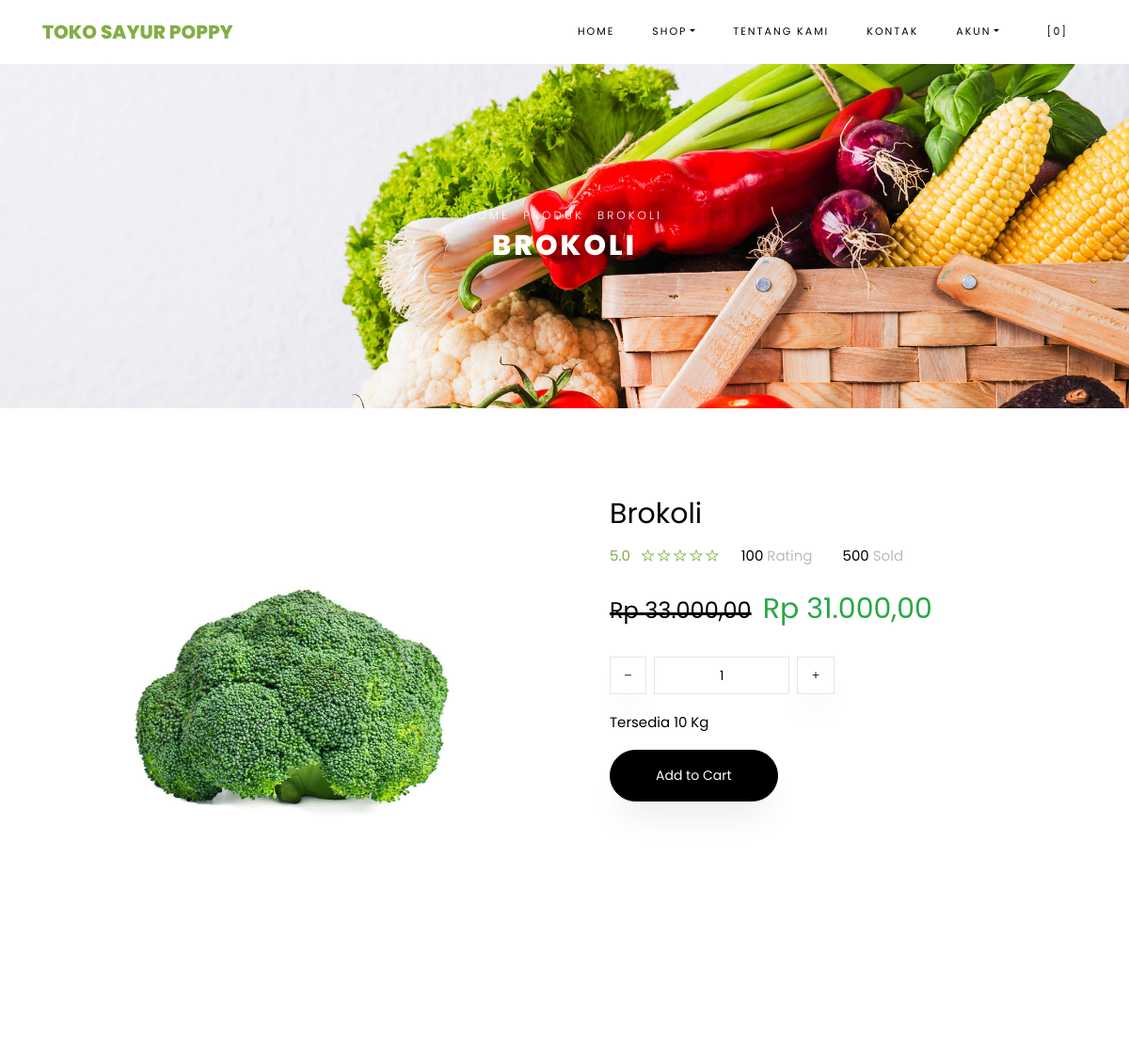
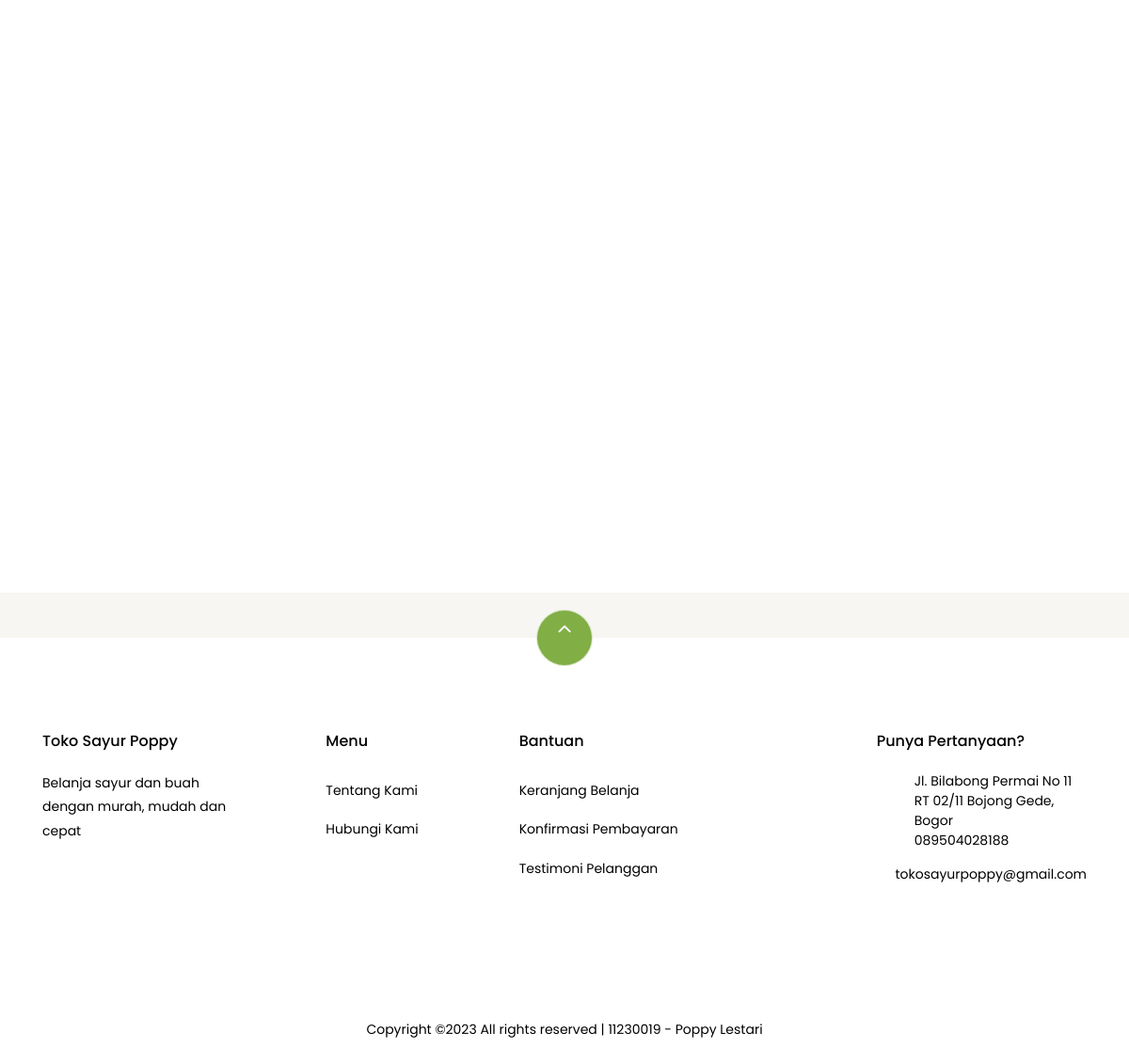
Page /index.php/shop/product/2/BS350420/ on the committed database (2 pictures, top to bottom).
### tables this page shows
CREATE TABLE IF NOT EXISTS `settings` (
  `id` int(10) NOT NULL AUTO_INCREMENT,
  `key` varchar(32) NOT NULL,
  `content` text NOT NULL,
  PRIMARY KEY (`id`) USING BTREE
);

CREATE TABLE IF NOT EXISTS `products` (
  `id` bigint(20) NOT NULL AUTO_INCREMENT,
  `category_id` int(10) DEFAULT NULL,
  `sku` varchar(32) DEFAULT NULL,
  `name` varchar(191) NOT NULL,
  `description` varchar(191) DEFAULT NULL,
  `picture_name` varchar(191) DEFAULT NULL,
  `price` decimal(8,2) NOT NULL,
  `current_discount` decimal(8,2) DEFAULT 0.00,
  `stock` int(10) NOT NULL,
  `product_unit` varchar(32) DEFAULT NULL,
  `is_available` tinyint(1) DEFAULT 1,
  `add_date` datetime DEFAULT NULL,
  PRIMARY KEY (`id`),
  KEY `FK_products_product_category` (`category_id`)
);

### application/views/themes/vegefoods/shop/view_single_product.php (the view, shortened to what the rows shown need)
<div class="hero-wrap hero-bread" style="background-image: url('<?php echo get_theme_uri('images/bg_1.jpg'); ?>');">
    <div class="container">
      <div class="row no-gutters slider-text align-items-center justify-content-center">
        <div class="col-md-9 ftco-animate text-center">
            <p class="breadcrumbs"><span class="mr-2"><?php echo anchor(base_url(), 'Home'); ?></span>
            <span class="mr-2"><?php echo anchor('browse', 'Produk'); ?></span>
            <span><?php echo $product->name; ?></span></p>
          <h1 class="mb-0 bread"><?php echo $product->name; ?></h1>
        </div>
      </div>
    </div>
  </div>
  <section class="ftco-section">
      <div class="container">
          <div class="row">
              <div class="col-lg-6 mb-5 ftco-animate">
                  <a href="<?php echo base_url('assets/uploads/products/'. $product->picture_name); ?>" class="image-popup"><img src="<?php echo base_url('assets/uploads/products/'. $product->picture_name); ?>" class="img-fluid" alt="<?php echo $product->name; ?>"></a>
              </div>
              <div class="col-lg-6 product-details pl-md-5 ftco-animate">
                  <h3><?php echo $product->name; ?></h3>
                  <div class="rating d-flex">
                          <p class="text-left mr-4">
                              <a href="#" class="mr-2">5.0</a>
                              <a href="#"><span class="ion-ios-star-outline"></span></a>
                              <a href="#"><span class="ion-ios-star-outline"></span></a>
                              <a href="#"><span class="ion-ios-star-outline"></span></a>
                              <a href="#"><span class="ion-ios-star-outline"></span></a>
                              <a href="#"><span class="ion-ios-star-outline"></span></a>
                          </p>
                          <p class="text-left mr-4">
                              <a href="#" class="mr-2" style="color: #000;">100 <span style="color: #bbb;">Rating</span></a>
                          </p>
                          <p class="text-left">
                              <a href="#" class="mr-2" style="color: #000;">500 <span style="color: #bbb;">Sold</span></a>
                          </p>
                      </div>
                  <p class="price">
                      <?php if ($product->current_discount > 0) : ?>
                        <span class="mr-2 price-dc"><strike><small>Rp <?php echo format_rupiah($product->price); ?></small></strike></span>
                        <span class="price-sale text-success">Rp <?php echo format_rupiah($product->price - $product->current_discount); ?></span>
                      <?php else : ?>
                      <span>Rp <?php echo format_rupiah($product->price); ?></span>
                      <?php endif; ?>
                    </p>
                      <div class="row mt-4">
                          <div class="input-group col-md-6 d-flex mb-3">
                   <span class="input-group-btn mr-2">
                      <button type="button" class="quantity-left-minus btn"  data-type="minus" data-field="">
                     <i class="ion-ios-remove"></i>
                      </button>
                      </span>
                   <input type="text" id="quantity" name="quantity" class="form-control input-number" value="1" min="1" max="100">
                   <span class="input-group-btn ml-2">
                      <button type="button" class="quantity-right-plus btn" data-type="plus" data-field="">
                       <i class="ion-ios-add"></i>
                   </button>
                   </span>
                </div>
                <div class="col-md-12">
                    <p style="color: #000;">Tersedia <?php echo $product->stock; ?> <?php echo $product->product_unit; ?></p>
                </div>
            </div>
            <p><a href="#" class="btn btn-black btn-sm py-3 px-5 add-cart cart-btn" data-sku="<?php echo $product->sku; ?>" data-name="<?php echo $product->name; ?>" data-price="<?php echo ($product->current_discount > 0) ? ($product->price - $product->current_discount) : $product->price; ?>" data-id="<?php echo $product->id; ?>">Add to Cart</a></p>
              </div>
          </div>
      </div>
  </section>
  <section class="ftco-section">
      <div class="container">
              <div class="row justify-content-center mb-3 pb-3">
      </div>
      </div>
      <div class="container">
          <div class="row">
          </div>
      </div>
  </section>

### application/views/themes/vegefoods/header.php (shortened to what the rows shown need)
<!DOCTYPE html>
<html lang="en">
<head>
    <link rel="stylesheet" href="<?php echo get_theme_uri('css/open-iconic-bootstrap.min.css'); ?>">
    <link rel="stylesheet" href="<?php echo get_theme_uri('css/animate.css'); ?>">
    <link rel="stylesheet" href="<?php echo get_theme_uri('css/owl.carousel.min.css'); ?>">
    <link rel="stylesheet" href="<?php echo get_theme_uri('css/owl.theme.default.min.css'); ?>">
    <link rel="stylesheet" href="<?php echo get_theme_uri('css/magnific-popup.css'); ?>">
    <link rel="stylesheet" href="<?php echo get_theme_uri('css/aos.css'); ?>">
    <link rel="stylesheet" href="<?php echo get_theme_uri('css/ionicons.min.css'); ?>">
    <link rel="stylesheet"
        href="<?php echo get_theme_uri('js/plugins/@fortawesome/fontawesome-free/css/all.min.css', 'argon'); ?>">
    <link rel="stylesheet" href="<?php echo get_theme_uri('css/bootstrap-datepicker.css'); ?>">
    <link rel="stylesheet" href="<?php echo get_theme_uri('css/jquery.timepicker.css'); ?>">
    <link rel="stylesheet" href="<?php echo get_theme_uri('css/flaticon.css'); ?>">
    <link rel="stylesheet" href="<?php echo get_theme_uri('css/icomoon.css'); ?>">
    <link rel="stylesheet" href="<?php echo get_theme_uri('css/style.css'); ?>">
    <link rel="stylesheet" href="<?php echo base_url('assets/plugins/toastr/toastr.min.css'); ?>">
</head>
<body class="goto-here">
    <nav class="navbar navbar-expand-lg navbar-dark ftco_navbar bg-dark ftco-navbar-light" id="ftco-navbar">
        <div class="container">
            <a class="navbar-brand" href="<?php echo base_url(); ?>"><?php echo get_store_name(); ?></a>
            <div class="collapse navbar-collapse" id="ftco-nav">
                <ul class="navbar-nav ml-auto">
                    <li class="nav-item active"><a href="<?php echo base_url(); ?>" class="nav-link">Home</a></li>
                    <li class="nav-item dropdown">
                        <a class="nav-link dropdown-toggle" href="#" id="dropdown04" data-toggle="dropdown"
                            aria-haspopup="true" aria-expanded="false">Shop</a>
                    </li>
                    <li class="nav-item"><a href="<?php echo site_url('pages/about'); ?>" class="nav-link">Tentang
                            Kami</a></li>
                    <li class="nav-item"><a href="<?php echo site_url('pages/contact'); ?>" class="nav-link">Kontak</a>
                    </li>
                    <li class="nav-item dropdown">
                        <a class="nav-link dropdown-toggle" href="#" id="dropdown05" data-toggle="dropdown"
                            aria-haspopup="true" aria-expanded="false">Akun</a>
                    </li>
                    <li class="nav-item cta cta-colored"><a href="<?php echo site_url('shop/cart'); ?>"
                            class="nav-link"><span class="icon-shopping_cart"></span>[<span
                                class="cart-item-total">0</span>]</a></li>
                </ul>
            </div>
        </div>
    </nav>

### application/views/themes/vegefoods/footer.php (shortened to what the rows shown need)
<section class="ftco-section ftco-no-pt ftco-no-pb py-5 bg-light">
    <div class="container py-4">
    </div>
</section>
<footer class="ftco-footer ftco-section">
    <div class="container">
        <div class="row">
            <div class="mouse">
                <a href="#" class="mouse-icon">
                    <div class="mouse-wheel"><span class="ion-ios-arrow-up"></span></div>
                </a>
            </div>
        </div>
        <div class="row mb-5">
            <div class="col-md">
                <div class="ftco-footer-widget mb-4">
                    <h2 class="ftco-heading-2"><?php echo get_store_name(); ?></h2>
                    <p><?php echo get_settings('store_description'); ?></p>
                    <ul class="ftco-footer-social list-unstyled float-md-left float-lft mt-5">
                    </ul>
                </div>
            </div>
            <div class="col-md">
                <div class="ftco-footer-widget mb-4 ml-md-5">
                    <h2 class="ftco-heading-2">Menu</h2>
                    <ul class="list-unstyled">
                        <li><a href="<?php echo site_url('pages/about'); ?>" class="py-2 d-block">Tentang Kami</a></li>
                        <li><a href="<?php echo site_url('pages/contact'); ?>" class="py-2 d-block">Hubungi Kami</a>
                        </li>
                    </ul>
                </div>
            </div>
            <div class="col-md-4">
                <div class="ftco-footer-widget mb-4">
                    <h2 class="ftco-heading-2">Bantuan</h2>
                    <div class="d-flex">
                        <ul class="list-unstyled mr-l-5 pr-l-3 mr-4">
                            <li><a href="<?php echo site_url('shop/cart'); ?>" class="py-2 d-block">Keranjang
                                    Belanja</a></li>
                            <li><a href="<?php echo site_url('customer/payments/confirm'); ?>"
                                    class="py-2 d-block">Konfirmasi Pembayaran</a></li>
                            <li><a href="<?php echo site_url('shop/testimonial'); ?>" class="py-2 d-block">Testimoni
                                    Pelanggan</a></li>
                        </ul>
                    </div>
                </div>
            </div>
            <div class="col-md">
                <div class="ftco-footer-widget mb-4">
                    <h2 class="ftco-heading-2">Punya Pertanyaan?</h2>
                    <div class="block-23 mb-3">
                        <ul>
                            <li><span class="icon icon-map-marker"></span><span
                                    class="text"><?php echo get_settings('store_address'); ?></span></li>
                            <li><a href="#"><span class="icon icon-phone"></span><span
                                        class="text"><?php echo get_settings('store_phone_number'); ?></span></a></li>
                            <li><a href="#"><span class="icon icon-envelope"></span><span
                                        class="text"><?php echo get_settings('store_email'); ?></span></a></li>
                        </ul>
                    </div>
                </div>
            </div>
        </div>
        <div class="row">
            <div class="col-md-12 text-center">
                <p>
                    Copyright &copy; All rights reserved | 11230019 - Poppy Lestari
                </p>
            </div>
        </div>
    </div>
</footer>
</body>
</html>

### rows in the picture
settings: content "TOKO SAYUR POPPY", content "Toko Sayur Poppy"
settings: content (picture)
products: name "BROKOLI", picture_name (picture), name "Brokoli", price "33.000,00", format_rupiah($product->price - $product->current_discount) "31.000,00", stock "10", product_unit "Kg"
settings: content "Belanja sayur dan buah dengan murah, mudah dan cepat"
settings: content "Jl. Bilabong Permai No 11 RT 02/11 Bojong Gede, Bogor"
settings: content "089504028188"
settings: content "tokosayurpoppy@gmail.com"

### other values in the picture
anchor(base_url(), 'Home') "HOME"
anchor('browse', 'Produk') "PRODUK"
